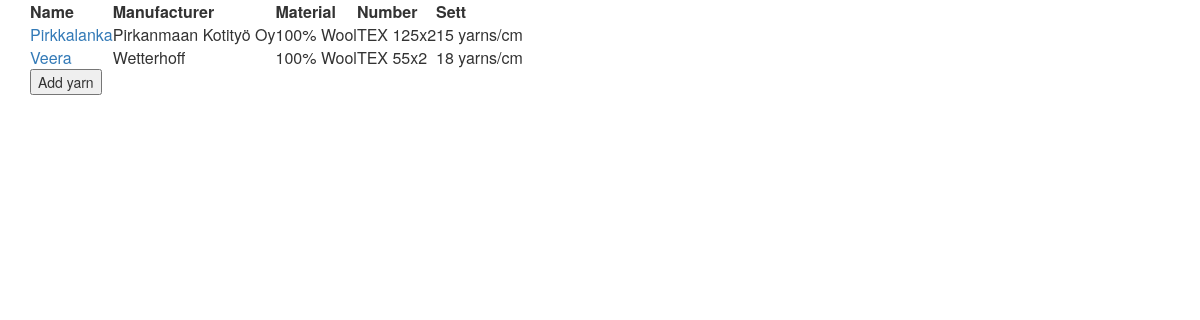
The app's page /planner/yarns, older data.
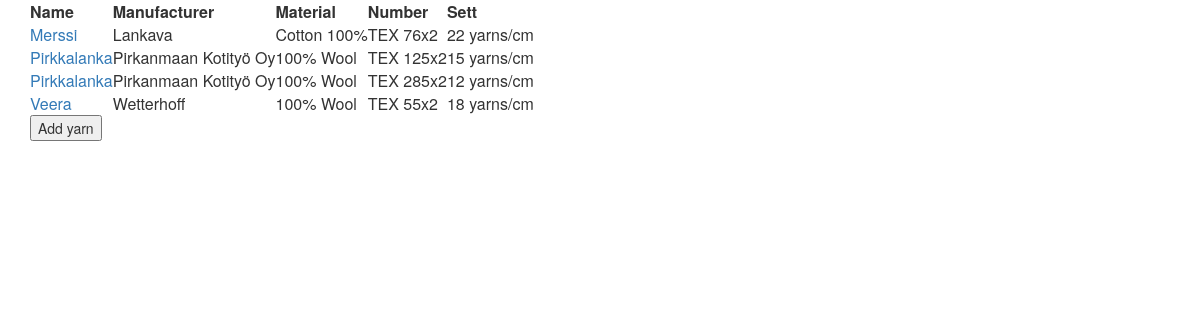
The same page, newer data.
### planner/models.py (models this page shows, shortened)
class Yarn(models.Model):
    name = models.CharField(max_length=200)
    manufacturer = models.ForeignKey(YarnManufacturer, on_delete=models.PROTECT)
    material = models.CharField(max_length=200)
    number = models.CharField(max_length=20,
        validators=[
        RegexValidator('(\d+([,.]?\d*)?){1}[ ]*([xX*/]{1}[ ]*\d*)?',
            message='Examples: "1.2" "5.3x2" "4,6/2"')])
    numbering_system = models.ForeignKey(YarnNumberingSystem, on_delete=models.PROTECT)
    sett = models.IntegerField()

class YarnManufacturer(models.Model):
    name = models.CharField(max_length=200, unique=True)
    def __str__(self):
        return self.name

class YarnNumberingSystem(models.Model):
    name = models.CharField(max_length=3, unique=True)
    help = models.CharField(max_length=200)
    def __str__(self):
        return self.name

### planner/views.py (the view)
# urls.py: path('yarns', views.YarnListView.as_view(), name='yarns'),
class YarnListView(generic.ListView):
    model = Yarn
    context_object_name = 'yarns'
    def get_queryset(self):
        return Yarn.objects.order_by('manufacturer')

### planner/templates/planner/yarn_list.html
{% extends 'base.html' %}
{% block content %}
<table>
    <tr>
        <th>Name</th>
        <th>Manufacturer</th>
        <th>Material</th>
        <th>Number</th>
        <th>Sett</th>
    </tr>
    {% for yarn in yarns %}
    <tr>
        <td><a href="{% url 'planner:yarn_detail' yarn.id %}"> {{ yarn.name}}</a></td>
        <td>{{ yarn.manufacturer}}</td>
        <td>{{yarn.material}}</td>
        <td>{{yarn.numbering_system}} {{yarn.number}}</td>
        <td>{{yarn.sett}} yarns/cm</td>
    </tr>
    {% endfor %}
</table>
<form action="{% url 'planner:yarn_create' %}">
    <input type="submit" value="Add yarn">
</form>
{% endblock %}

### templates/base.html (shortened to what this page needs)
{% load bootstrap3 %}
{% bootstrap_css %}
{% load staticfiles %}
<html>
<head>
</head>
<body>
    <div class="content container">
        {% block content %} {% endblock %}
    </div>
</body>
</html>

Row changes from the older to the newer data that the page shows:
added Yarn: name "Merssi", manufacturer "Lankava", material "Cotton 100%", numbering_system "TEX", number "76x2", sett "22"
added Yarn: name "Pirkkalanka", manufacturer "Pirkanmaan Kotityö Oy", material "100% Wool", numbering_system "TEX", number "285x2", sett "12"
